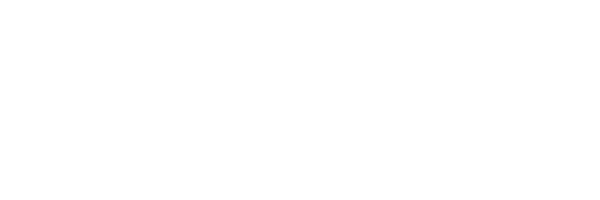
Frame 1 (no input)
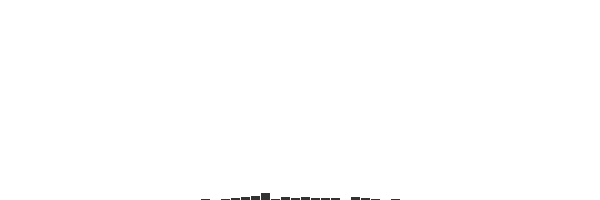
Frame 60 (the mouse pressed at the canvas centre just before this capture)
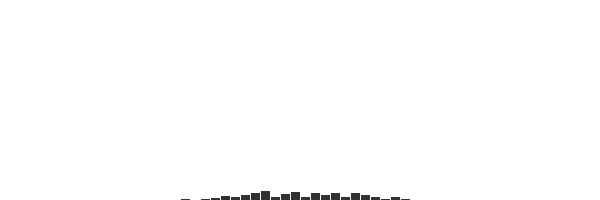
Frame 120 (the mouse held since frame 60 and released just before this capture)

The Processing sketch that drew these frames (run headless with seeded random() and noise(); from frame 60 on, the mouse is pressed at the canvas centre):

// Processing sketch: normal_distribution_of_random_nums2
// ── normal_distribution_of_random_nums2.pde
int[] randCount;

void setup(){
  size(600, 200);
  randCount = new int [60];
  background(255);
}

void draw(){
  stroke(255);
  fill(50);
  float num = randomGaussian();
  int sd = 6; //standart deviation
  int mean = randCount.length/2;
  int index = int(sd*num + mean);
  randCount[index]++;
  for(int x=0; x < randCount.length; x++){
    rect(x*width/randCount.length, height, width/randCount.length, 0-randCount[x]);
  }
}
